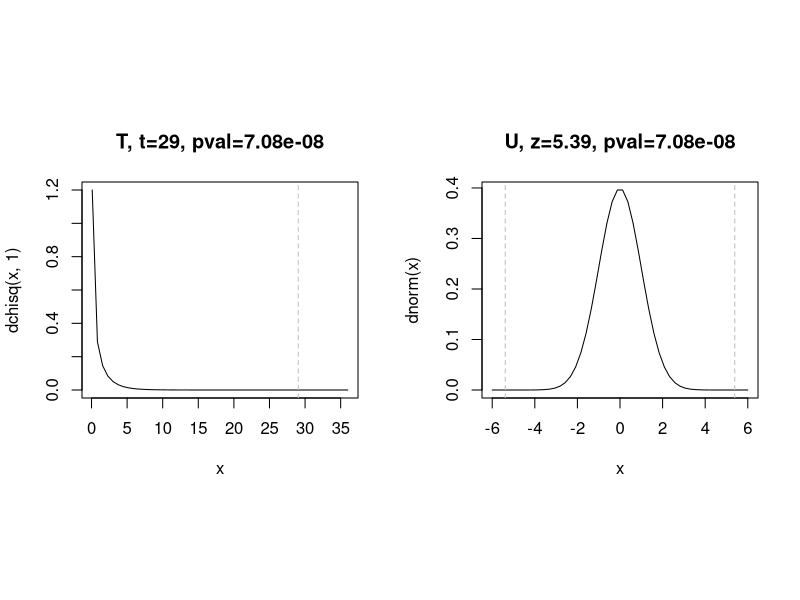

This chart was generated by the following R code:
## ---- chunk 1
d = MASS::cats
m1 = glm(Sex~Bwt, d, family = binomial(logit))
m1$coefficients
summary(m1)$coefficient
z = summary(m1)$coefficient[2,3]
t = z^2
1-pchisq(t,1)
2*(1-pnorm(z))

m2 = glm(Sex~Bwt+Hwt, d, family = binomial(logit))
m2$coefficients
summary(m2)$coefficient
## ---- chunk 2
layout(matrix(1:2,1), respect=TRUE)
x = seq(0.1, 36, length.out=50)
plot(x, dchisq(x, 1), type="l", main=paste0("T, t=", signif(t,3), ", pval=", signif(1-pchisq(t,1),3)))
abline(v=t, lty=2, col="grey")
x = seq(-6,6, length.out=50)
plot(x, dnorm(x), type="l", main=paste0("U, z=", signif(z,3), ", pval=", signif(2*(1-pnorm(z)),3)))
abline(v=c(-z,z), lty=2, col="grey")
## ---- chunk 3
anova(m2, m1, test="Chisq")
